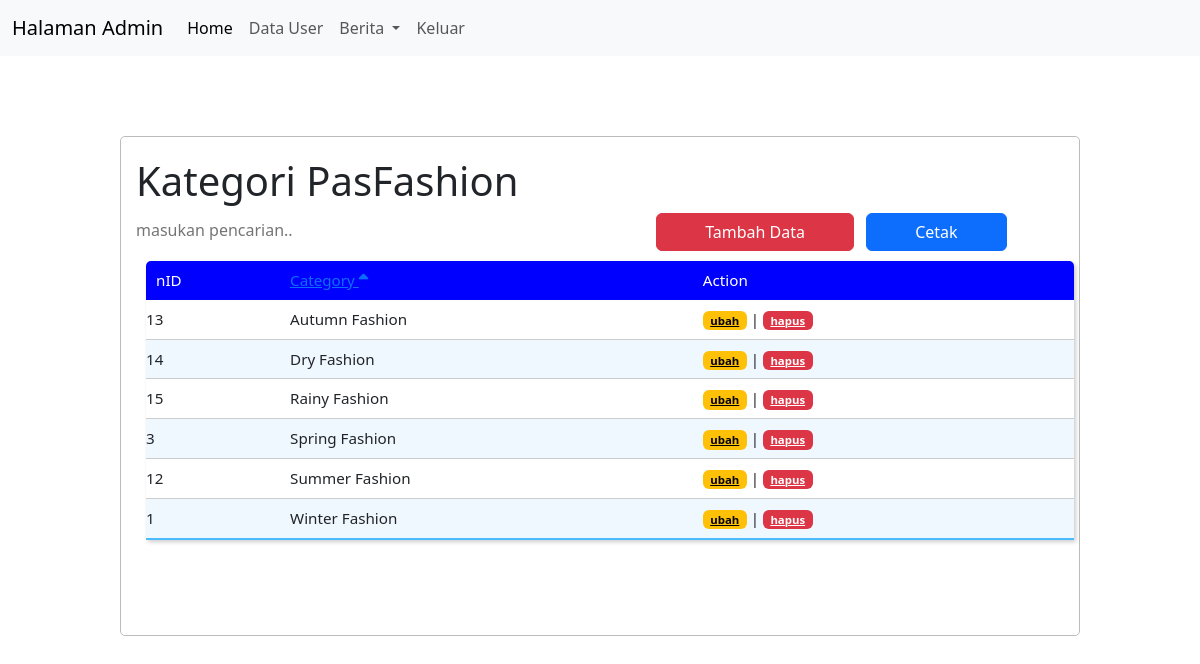
The app's page /admin/index_kategori.php (signed in) with its own data.
### tables this page shows
CREATE TABLE `kategori` (
  `id_kategori` int NOT NULL,
  `nama_kategori` varchar(50) NOT NULL
);

### functions.php (called while the page is built, shortened)
<?php
  $conn = mysqli_connect('localhost', 'root', '', 'tubes') or die('KONEKSI GAGAL!');
function query($query)
{
  global $conn;
  $result = mysqli_query($conn, $query) or die(mysqli_error($conn));
  $rows = [];
  while ($row = mysqli_fetch_assoc($result)) {
    $rows[] = $row;
  }
  return $rows;
}

### admin/index_kategori.php (the view, shortened to what this page needs)
<?php
require('../functions.php') ;
$kategoris = query("SELECT * FROM kategori");
$sort = isset($_GET['sort']) ? $_GET['sort'] : 'asc';
$orderBy = isset($_GET['ordeyBy']) ? $_GET['orderBy'] : 'nama_kategori';
$kategoris = query("SELECT * FROM kategori ORDER BY $orderBy $sort");
function flipSort($sort){
    return $sort == 'asc' ? 'desc' : 'asc';
}
?>
<?php require('partials/header.php') ?>
<?php require('partials/nav.php') ?>
<div class="content">
    <h1>Kategori PasFashion</h1>
    <form action="" method="post">
        <input type="text" name="keyword" size="50" autofocus placeholder="masukan pencarian.." autocomplete="off" id="keyword_kategori">
        <a href="tambah_kategori.php" class="btn btn-danger ms-2 px-5">Tambah Data</a>
        <a href="../pdf/cetak_kategori.php" target="_blank" class="btn btn-primary ms-2 px-5">Cetak</a>
    </form>
    <div id="container">
        <table class="tb">
            <thead>
                <tr>
                  <th>nID</th>
                    <th><a href="?orderBy=nama_kategori&sort=<?= $orderBy == 'nama_kategori' ? flipSort($sort) : 'asc' ?>">
                    Category
                    <?php if($orderBy == 'nama_kategori') : ?>
                        <?php if ($sort == 'asc') : ?>
                            <i class="fa fa-sort-asc"></i>
                            <?php else : ?>
                            <i class="fa fa-sort-desc"></i>
                        <?php endif; ?>
                    <?php endif; ?>
                    </a></th>
                    <th>Action</th>
                    </tr>
            </thead>
            <tbody>
      <?php foreach ($kategoris as $kategori) : ?>
        <tr>
          <th scope="row"><?= $kategori['id_kategori']; ?></th>
          <td><?= $kategori['nama_kategori']; ?></td>
          <td>
            <a href="ubah_category.php?id_kategori=<?= $kategori['id_kategori'] ?>" class="badge text-bg-warning">ubah</a> |
            <a href="hapus_category.php?id_kategori=<?= $kategori['id_kategori'] ?>" class="badge text-bg-danger">hapus</a>
          </td>
        </tr>
      <?php endforeach; ?>
            </tbody>
        </table>
    </div>
</div>
<?php require('partials/footer.php') ?>

### admin/partials/header.php (shortened to what this page needs)
<!DOCTYPE html>
<html lang="en">
<head>
  <link rel="stylesheet" href="../css/admin.css">
  <link href="https://cdn.jsdelivr.net/npm/bootstrap@5.3.0/dist/css/bootstrap.min.css" rel="stylesheet">
</head>
<body>

### admin/partials/nav.php (shortened to what this page needs)
    <nav class="navbar navbar-expand-lg bg-body-tertiary">
  <div class="container-fluid">
    <a class="navbar-brand" href="#">Halaman Admin</a>
    <div class="collapse navbar-collapse" id="navbarSupportedContent">
      <ul class="navbar-nav me-auto mb-2 mb-lg-0">
        <li class="nav-item">
          <a class="nav-link active" aria-current="page" href="halaman.admin.php">Home</a>
        </li>
        <li class="nav-item">
          <a class="nav-link" href="index_admin.php">Data User</a>
        </li>
        <li class="nav-item dropdown">
          <a class="nav-link dropdown-toggle" href="#" role="button" data-bs-toggle="dropdown" aria-expanded="false">
              Berita
          </a>
        </li>
        <li class="nav-item">
          <a class="nav-link" href="logout.php">Keluar</a>
        </li>
      </ul>
    </div>
  </div>
</nav>

### admin/partials/footer.php
</body>
</html>

### css/admin.css (style rules this page uses)
* { margin: 0; padding: 0; border: 0; font-size: 100%; font: inherit; vertical-align: baseline; box-sizing: border-box; }
body { margin: 0; font-family: Arial, Helvetica, sans-serif; }
a { text-decoration: none; }
.content { width: 1280px; max-width: 80%; min-height: 500px; background-color: #fff; border: 1px solid #bbb; border-radius: 5px; margin: auto; margin-top: 80px; box-sizing: border-box; padding: 20px 15px; }
.tb { width: 100%; border-collapse: collapse; margin: 10px; font-size: 0.95rem; min-width: 480px; overflow: hidden; border-radius: 5px 5px 0 0; box-shadow: 2px 2px 4px rgba(0, 0, 0, .2); }
.tb thead th { background-color: blue; color: #fff; text-align: left; font-weight: 500; }
.tb thead th, .tb tbody td { padding: 8px 10px; }
.tb tbody tr { border-bottom: 1px solid #ccc; }
.tb tbody tr:nth-of-type(even) { background-color: aliceblue; }
.tb tbody tr:last-child { border-bottom: 2px solid #4abcff; }

### records on screen
kategori: id_kategori "13", nama_kategori "Autumn Fashion"
kategori: id_kategori "14", nama_kategori "Dry Fashion"
kategori: id_kategori "15", nama_kategori "Rainy Fashion"
kategori: id_kategori "3", nama_kategori "Spring Fashion"
kategori: id_kategori "12", nama_kategori "Summer Fashion"
kategori: id_kategori "1", nama_kategori "Winter Fashion"
